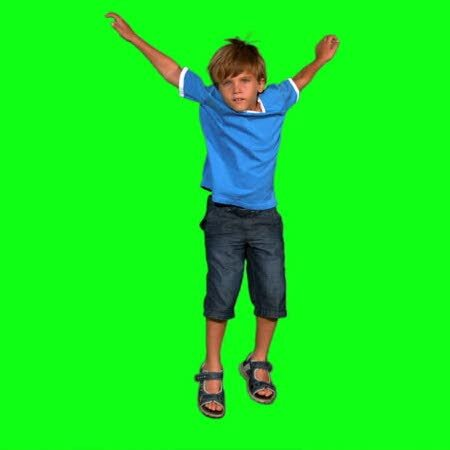
#> input picture Images/kid-green.jpg, 450 x 450 px
$ python Images_example.py
#> lines starting #> are read from the running program, lines starting #| are printed output that depends on the picture
# Herman Li
# Dec 11, 2023
# Images Example
# Images and Python
# Author: Ubial
# 11 December 2023

from PIL import Image
def pixel_to_name(pixel: tuple) -> str:
    """Given a 3-tuple, return a string representing
    its colour
    Params:
        pixel = 3-tuple of values (red, green, blue)
    Returns:
        name of the colour
    """
    red, green, blue = pixel
    if red < 120 and blue < 150 and green > 230:
        return "green"
    else:
        return "colour unknown"
# open up kid green
with Image.open("./Images/kid-green.jpg") as im:
    # create variables that store the width and height
#> im is the input picture: PIL image 450x450 RGB; mean R, G, B 23.5, 232.4, 32.8
    image_height = im.height
#> image_height = 450
    image_width = im.width
#> image_width = 450
    # open background image
    bg_im = Image.open("./Images/beach.jpg")
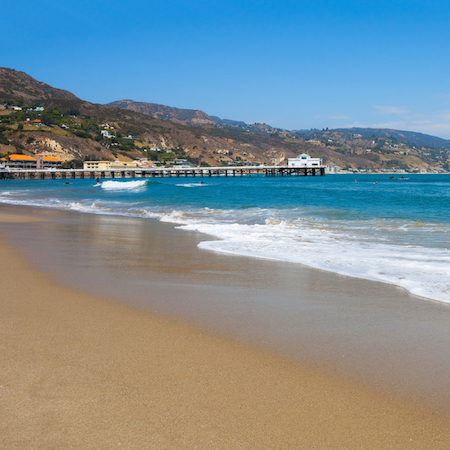
#> input picture Images/beach.jpg, 450 x 450 px
#> bg_im is the input picture: PIL image 450x450 RGB; mean R, G, B 124.7, 142.9, 149.9
    # starting at the top and working our way down
    # visit the pixels from left to right
    for y in range(image_height):
        for x in range(image_width):
            pixel = im.getpixel((x, y))
            if pixel_to_name(pixel) == "green":
                # replace it with bg_im pixel in same loc
                bg_pixel = bg_im.getpixel((x, y))
                im.putpixel((x, y), bg_pixel)
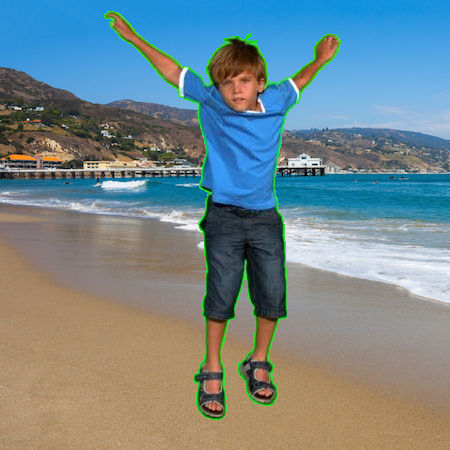
#> im: PIL image 450x450 RGB; mean R, G, B 116.6, 135.6, 139.9
    bg_im.close()
    # Save image
    im.save("./Images/output.jpg")
